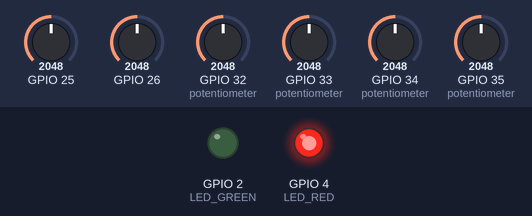
This sketch was run on a simulated ESP32. On the bench: output pins drawn as LEDs (lit = HIGH). The inputs (shaded band) are chosen by the test bench; at power-on: GPIO 26 = 2048, GPIO 25 = 2048, GPIO 32 (potentiometer) = 2048, GPIO 33 (potentiometer) = 2048, GPIO 34 (potentiometer) = 2048, GPIO 35 (potentiometer) = 2048 (analog values on the 0–4095 scale). What the sketch prints to the serial monitor is not drawn.

Above: at 2.2 s.
2.3 s: GPIO 26 set to 1936
5.0 s: GPIO 26 set to 1813
At 6.3 s:
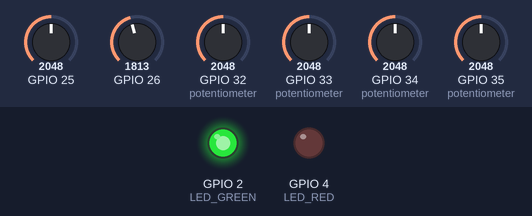
7.7 s: GPIO 26 set to 2866
At 9.9 s:
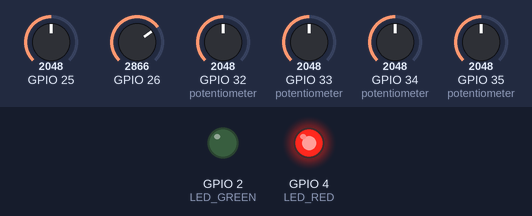
10.5 s: GPIO 26 set to 1228
At 11.6 s:
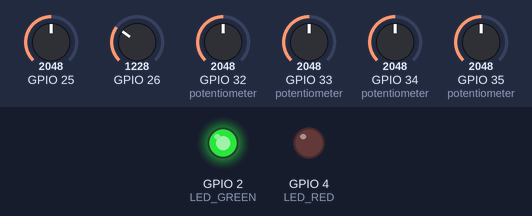
Timing chart, 0 to 13.5 s (numbered marks = the images above; inputs shaded):
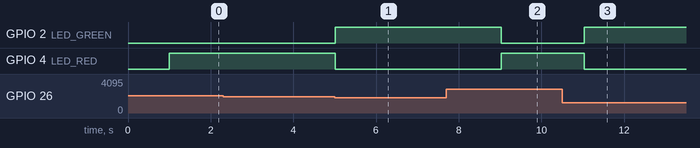

Measured:
- the behaviour switches between 1878 and 1877 on GPIO 26 (found by bisection; images 0 and 1)
- after the input at 2.3 s, every drawn part: stays the same
- after the input at 5.0 s, GPIO 2 (LED_GREEN): LOW → HIGH at once; GPIO 4 (LED_RED): HIGH → LOW at once
- after the input at 7.7 s, GPIO 2 (LED_GREEN): HIGH → LOW after 1.3 s; GPIO 4 (LED_RED): LOW → HIGH after 1.3 s
- after the input at 10.5 s, GPIO 2 (LED_GREEN): LOW → HIGH after 0.53 s; GPIO 4 (LED_RED): HIGH → LOW after 0.53 s

The sketch:

esp32_ml_onboard.ino
```cpp
// ESP32 Water Quality Monitor with On-Board ML Prediction
// This code runs the ML model directly on ESP32

#include <Arduino.h>

// Include the ML model (choose one)
// Option 1: Simple rule-based (RECOMMENDED - small and fast)
// Option 2: Random Forest (better accuracy but larger)

// ============================================================
// OPTION 1: SIMPLE RULE-BASED CLASSIFIER (RECOMMENDED)
// ============================================================

int predict_water_quality(float pH, float sulphate, float hardness,
                          float conductivity, float tds, float turbidity) {
    // Safe ranges for Tamil Nadu water quality
    const float pH_MIN = 6.5f;
    const float pH_MAX = 8.5f;
    const float SULPHATE_MIN = 100.0f;
    const float SULPHATE_MAX = 400.0f;
    const float HARDNESS_MIN = 80.0f;
    const float HARDNESS_MAX = 250.0f;
    const float CONDUCTIVITY_MIN = 200.0f;
    const float CONDUCTIVITY_MAX = 800.0f;
    const float TDS_MIN = 200.0f;
    const float TDS_MAX = 1000.0f;
    const float TURBIDITY_MIN = 1.5f;
    const float TURBIDITY_MAX = 5.0f;

    // Check if all parameters are within safe ranges
    if (pH >= pH_MIN && pH <= pH_MAX &&
        sulphate >= SULPHATE_MIN && sulphate <= SULPHATE_MAX &&
        hardness >= HARDNESS_MIN && hardness <= HARDNESS_MAX &&
        conductivity >= CONDUCTIVITY_MIN && conductivity <= CONDUCTIVITY_MAX &&
        tds >= TDS_MIN && tds <= TDS_MAX &&
        turbidity >= TURBIDITY_MIN && turbidity <= TURBIDITY_MAX) {
        return 1; // Safe
    } else {
        return 0; // Unsafe
    }
}

// ============================================================
// SENSOR READING SIMULATION (using potentiometers)
// ============================================================

// Pin definitions for potentiometers
const int POT_PH = 34;          // GPIO34 (ADC1_CH6)
const int POT_SULPHATE = 35;    // GPIO35 (ADC1_CH7)
const int POT_HARDNESS = 32;    // GPIO32 (ADC1_CH4)
const int POT_CONDUCTIVITY = 33; // GPIO33 (ADC1_CH5)
const int POT_TDS = 25;         // GPIO25 (ADC2_CH8)
const int POT_TURBIDITY = 26;   // GPIO26 (ADC2_CH9)

// LED pins
const int LED_GREEN = 2;  // Safe
const int LED_RED = 4;    // Unsafe

// Sensor value ranges (for mapping potentiometer readings)
struct SensorRange {
    float min;
    float max;
};

SensorRange ranges[] = {
    {5.5, 8.8},      // pH
    {69, 496},       // Sulphate
    {66, 281},       // Hardness
    {152, 895},      // Conductivity
    {137, 1178},     // TDS
    {1.3, 9.4}       // Turbidity
};

void setup() {
    Serial.begin(115200);

    // Configure LED pins
    pinMode(LED_GREEN, OUTPUT);
    pinMode(LED_RED, OUTPUT);

    // Configure ADC
    analogReadResolution(12); // 12-bit ADC (0-4095)

    Serial.println("ESP32 Water Quality Monitor - On-Board ML");
    Serial.println("==========================================");
    delay(1000);
}

float readSensor(int pin, int sensorIndex) {
    int rawValue = analogRead(pin);
    // Map ADC value (0-4095) to sensor range
    float value = map(rawValue, 0, 4095,
                     ranges[sensorIndex].min * 100,
                     ranges[sensorIndex].max * 100) / 100.0;
    return value;
}

void loop() {
    // Read sensor values from potentiometers
    float pH = readSensor(POT_PH, 0);
    float sulphate = readSensor(POT_SULPHATE, 1);
    float hardness = readSensor(POT_HARDNESS, 2);
    float conductivity = readSensor(POT_CONDUCTIVITY, 3);
    float tds = readSensor(POT_TDS, 4);
    float turbidity = readSensor(POT_TURBIDITY, 5);

    // Run ML prediction on ESP32
    int prediction = predict_water_quality(pH, sulphate, hardness,
                                          conductivity, tds, turbidity);

    // Control LEDs
    if (prediction == 1) {
        digitalWrite(LED_GREEN, HIGH);
        digitalWrite(LED_RED, LOW);
    } else {
        digitalWrite(LED_GREEN, LOW);
        digitalWrite(LED_RED, HIGH);
    }

    // Output JSON with prediction
    Serial.print("{");
    Serial.print("\"pH\":");
    Serial.print(pH, 1);
    Serial.print(",\"Sulphate\":");
    Serial.print(sulphate, 0);
    Serial.print(",\"Hardness\":");
    Serial.print(hardness, 0);
    Serial.print(",\"Conductivity\":");
    Serial.print(conductivity, 0);
    Serial.print(",\"TDS\":");
    Serial.print(tds, 0);
    Serial.print(",\"Turbidity\":");
    Serial.print(turbidity, 1);
    Serial.print(",\"prediction\":");
    Serial.print(prediction);
    Serial.print(",\"prediction_text\":\"");
    Serial.print(prediction == 1 ? "Safe" : "Unsafe");
    Serial.println("\"}");

    delay(2000); // Send data every 2 seconds
}
```
